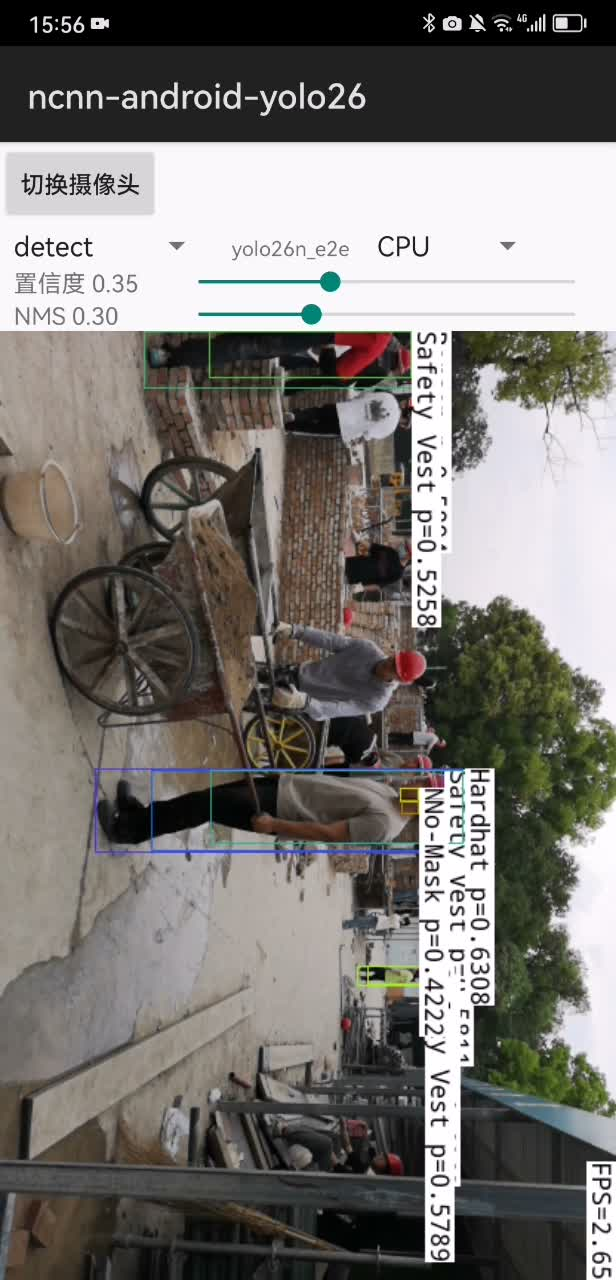
#> input picture testpics/previews/det_40.jpg, 616 x 1280 px
$ python build_figure8_montage.py
#> lines starting #> are read from the running program, lines starting #| are printed output that depends on the picture
from pathlib import Path

from PIL import Image, ImageDraw, ImageFont

ROOT = Path(__file__).resolve().parents[1]
PREVIEW_DIR = ROOT / "testpics" / "previews"
OUTPUT_PNG_PATH = ROOT / "runs" / "paper_figures" / "figure8c_five_task_montage.png"
JOURNAL_PATH = ROOT / "testpics" / "Figure_8c.png"

PANELS = [
    ("(a) Detection",      PREVIEW_DIR / "det_40.jpg"),
    ("(b) Segmentation",   PREVIEW_DIR / "seg_80.jpg"),
    ("(c) Pose",           PREVIEW_DIR / "pose_140.jpg"),
    ("(d) Classification", PREVIEW_DIR / "cls_160.jpg"),
    ("(e) OBB",            PREVIEW_DIR / "obb_road.png"),
]

PANEL_IMG_H = 210
LABEL_HEIGHT = 24
PANEL_BORDER = 1
COLUMN_GAP = 12
ROW_GAP = 14
OUTER_MARGIN = 16

BACKGROUND  = (255, 255, 255)
BORDER_COLOR = (180, 185, 192)
LABEL_BG    = (246, 247, 248)
LABEL_FG    = (30, 30, 30)

def load_font(size: int) -> ImageFont.FreeTypeFont | ImageFont.ImageFont:
#> called with size = 13
    candidates = [
        Path("C:/Windows/Fonts/arialbd.ttf"),
        Path("C:/Windows/Fonts/arial.ttf"),
        Path("C:/Windows/Fonts/segoeuib.ttf"),
        Path("C:/Windows/Fonts/segoeui.ttf"),
    ]
    for fp in candidates:
        if fp.exists():
            return ImageFont.truetype(str(fp), size=size)
    return ImageFont.load_default()

def prepare_image(image_path: Path) -> Image.Image:
    im = Image.open(image_path).convert("RGB")
#> im is the input picture: PIL image 616x1280 RGB; mean R, G, B 123, 120, 116.3
    rotated = im.rotate(90, expand=True)
    rw, rh = rotated.size
#> rw = 1280; rh = 616
    new_w = round(rw * PANEL_IMG_H / rh)
#> new_w = 436
    return rotated.resize((new_w, PANEL_IMG_H), Image.Resampling.LANCZOS)

def build_panel(
    label: str,
    image_path: Path,
    font: ImageFont.FreeTypeFont | ImageFont.ImageFont,
) -> Image.Image:
    img = prepare_image(image_path)
    iw, ih = img.size
#> iw = 436; ih = 210
    pw = iw + PANEL_BORDER * 2
#> pw = 438
    ph = ih + LABEL_HEIGHT + PANEL_BORDER * 2
#> ph = 236
    panel = Image.new("RGB", (pw, ph), BACKGROUND)
#> panel: PIL image 438x236 RGB; every value is 255
    draw = ImageDraw.Draw(panel)

    panel.paste(img, (PANEL_BORDER, PANEL_BORDER))

    ly0 = PANEL_BORDER + ih
#> ly0 = 211
    draw.rectangle((0, ly0, pw - 1, ph - 1), fill=LABEL_BG)
    bbox = draw.textbbox((0, 0), label, font=font)
#> bbox = (0, 1, 59, 11)
    tw, th = bbox[2] - bbox[0], bbox[3] - bbox[1]
#> tw = 59; th = 10
    draw.text(((pw - tw) // 2, ly0 + (LABEL_HEIGHT - th) // 2), label, fill=LABEL_FG, font=font)

    draw.rectangle((0, 0, pw - 1, ph - 1), outline=BORDER_COLOR, width=PANEL_BORDER)
    return panel

def main() -> None:
    font = load_font(13)
    panels = [build_panel(label, path, font) for label, path in PANELS]
#> call 2 of build_panel, with label = '(b) Segmentation'
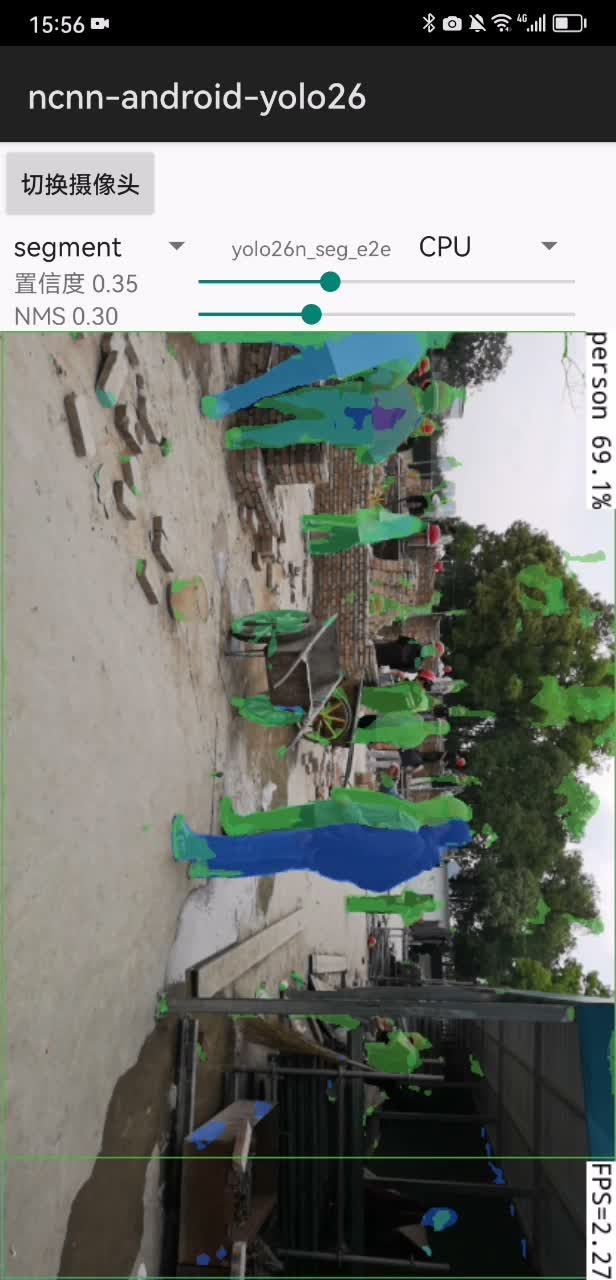
#> input picture testpics/previews/seg_80.jpg, 616 x 1280 px
#> in prepare_image, im is the input picture: PIL image 616x1280 RGB; mean R, G, B 114, 118, 112.1
#> in build_panel (call 2), `panel.paste(img, (PANEL_BORDER, PANEL_BORDER))`:
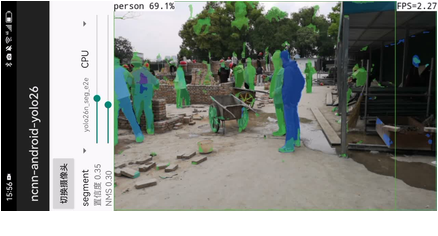
#> panel: PIL image 438x236 RGB; mean R, G, B 130.1, 133.7, 128.4
#> in build_panel (call 2), `bbox = draw.textbbox((0, 0), label, font=font)`: bbox = (0, 1, 81, 12)
#> in build_panel (call 2), `tw, th = bbox[2] - bbox[0], bbox[3] - bbox[1]`: tw = 81; th = 11
#> call 3 of build_panel, with label = '(c) Pose'
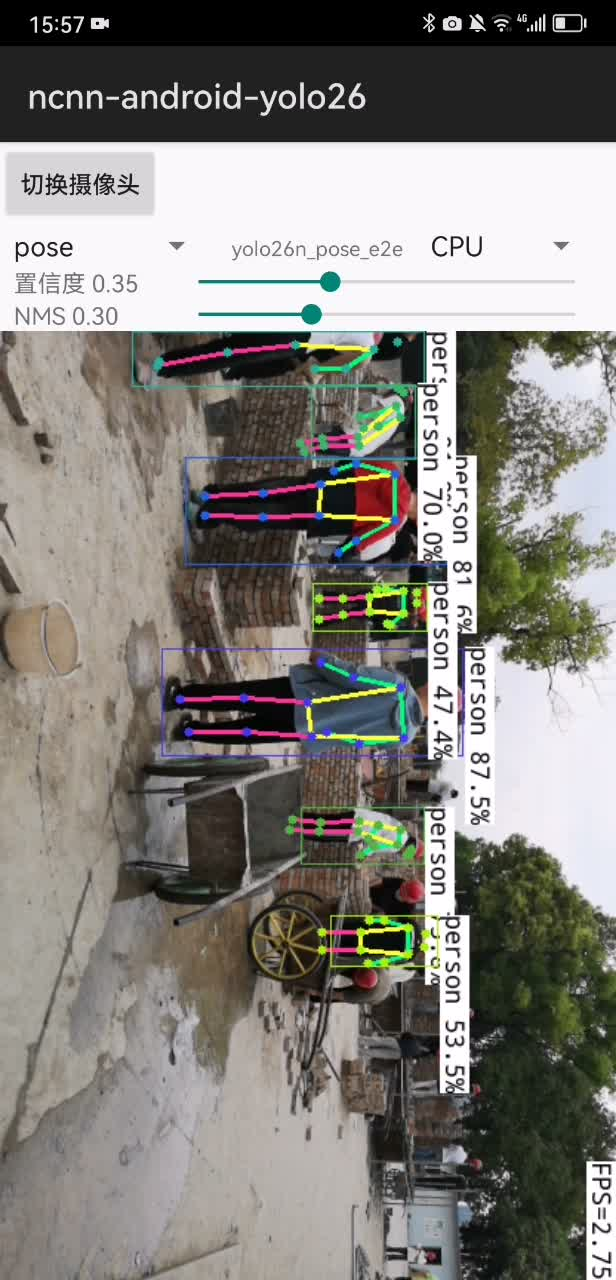
#> input picture testpics/previews/pose_140.jpg, 616 x 1280 px
#> in prepare_image, im is the input picture: PIL image 616x1280 RGB; mean R, G, B 131.3, 128.9, 123.7
#> in build_panel (call 3), `panel.paste(img, (PANEL_BORDER, PANEL_BORDER))`:
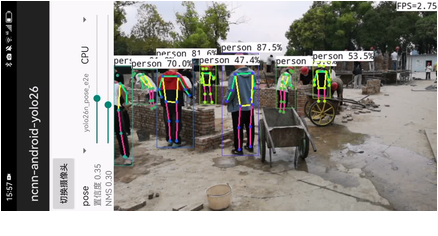
#> panel: PIL image 438x236 RGB; mean R, G, B 145.3, 143.2, 138.6
#> in build_panel (call 3), `bbox = draw.textbbox((0, 0), label, font=font)`: bbox = (0, 1, 35, 11)
#> in build_panel (call 3), `tw, th = bbox[2] - bbox[0], bbox[3] - bbox[1]`: tw = 35; th = 10
#> call 4 of build_panel, with label = '(d) Classification'
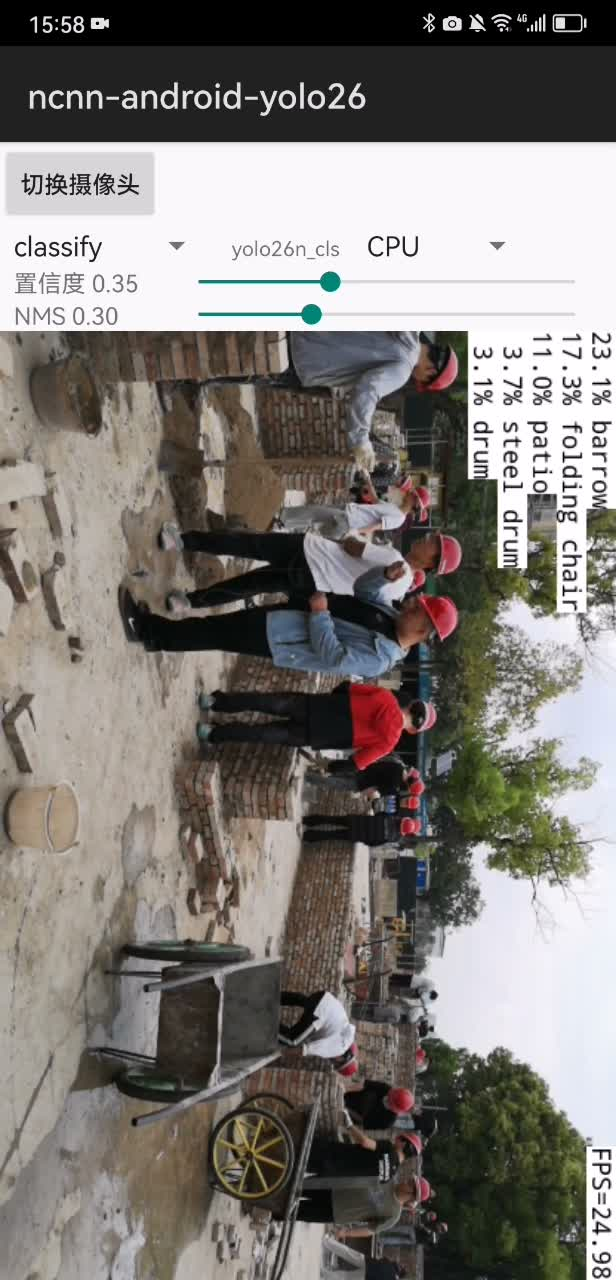
#> input picture testpics/previews/cls_160.jpg, 616 x 1280 px
#> in prepare_image, im is the input picture: PIL image 616x1280 RGB; mean R, G, B 128.4, 124.2, 120.1
#> in prepare_image (call 4), `return rotated.resize((new_w, PANEL_IMG_H), Image.Resampling.LANCZOS)`:
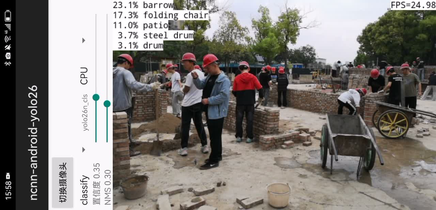
#> returned value: PIL image 436x210 RGB; mean R, G, B 128.3, 124.1, 120
#> in build_panel (call 4), `panel.paste(img, (PANEL_BORDER, PANEL_BORDER))`:
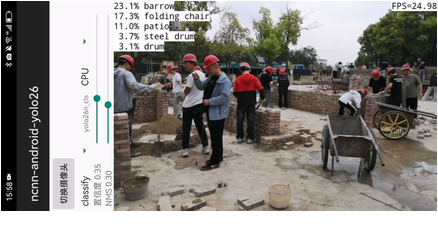
#> panel: PIL image 438x236 RGB; mean R, G, B 142.8, 139.1, 135.4
#> in build_panel (call 4), `bbox = draw.textbbox((0, 0), label, font=font)`: bbox = (0, 1, 75, 11)
#> in build_panel (call 4), `tw, th = bbox[2] - bbox[0], bbox[3] - bbox[1]`: tw = 75

    top_row    = panels[:3]
    bottom_row = panels[3:]

    pw = top_row[0].width
    ph = top_row[0].height

    row_w = pw * 3 + COLUMN_GAP * 2
    canvas_w = OUTER_MARGIN * 2 + row_w
    canvas_h = OUTER_MARGIN * 2 + ph * 2 + ROW_GAP

    canvas = Image.new("RGB", (canvas_w, canvas_h), BACKGROUND)

    y_top = OUTER_MARGIN
    for i, panel in enumerate(top_row):
        canvas.paste(panel, (OUTER_MARGIN + i * (pw + COLUMN_GAP), y_top))

    y_bot = OUTER_MARGIN + ph + ROW_GAP
    bottom_total = pw * 2 + COLUMN_GAP
    x_bot_start = (canvas_w - bottom_total) // 2
    for i, panel in enumerate(bottom_row):
        canvas.paste(panel, (x_bot_start + i * (pw + COLUMN_GAP), y_bot))

    OUTPUT_PNG_PATH.parent.mkdir(parents=True, exist_ok=True)
    JOURNAL_PATH.parent.mkdir(parents=True, exist_ok=True)

    canvas.save(OUTPUT_PNG_PATH, format="PNG")
    canvas.save(JOURNAL_PATH, format="PNG")
    print(f"saved: {OUTPUT_PNG_PATH}")
    print(f"saved: {JOURNAL_PATH}")
    print(f"size:  {canvas_w}x{canvas_h} px")

if __name__ == "__main__":
#> (the run stopped early here; a loop or call above may not have finished)
